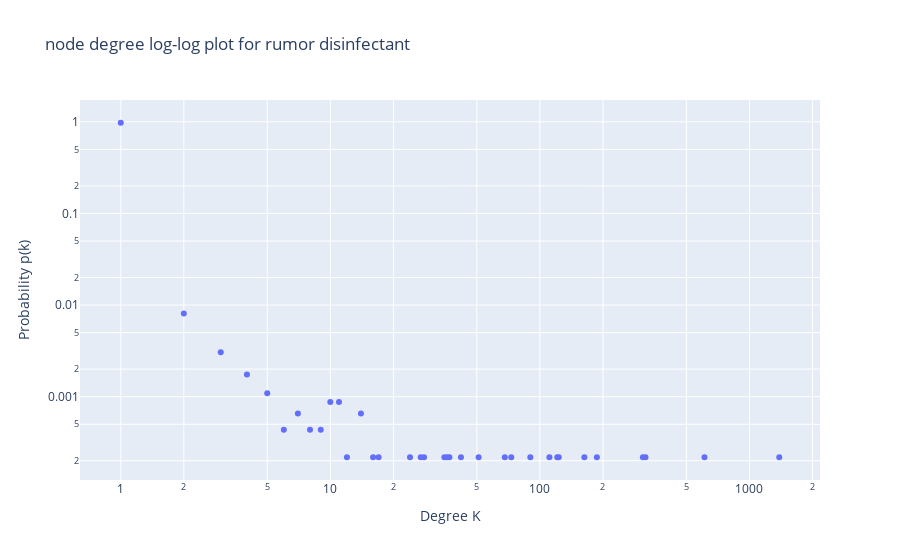

Write notebook code for a chart like this one.
### Code cell
fig = px.scatter(x=deg , y=cnt, log_x=True, log_y=True, labels={"x":"Degree K", "y":"Probability p(k)"}, title="node degree log-log plot for rumor disinfectant") 
fig.show()

### Figure 1 — Plotly figure (JSON) as saved in the notebook; plotly's stock layout.template omitted (floating-point values rounded to 4 significant figures)
{"data": [{"hoverlabel": {"namelength": 0}, "hovertemplate": "Degree K=%{x}<br>Probability p(k)=%{y}", "legendgroup": "", "marker": {"color": "#636efa", "symbol": "circle"}, "mode": "markers", "name": "", "showlegend": false, "type": "scatter", "x": [1387, 610, 319, 310, 187, 163, 123, 121, 111, 90, 73, 68, 51, 42, 37, 36, 35, 28, 27, 24, 17, 16, 14, 12, 11, 10, 9, 8, 7, 6, 5, 4, 3, 2, 1], "xaxis": "x", "y": [0.0002184, 0.0002184, 0.0002184, 0.0002184, 0.0002184, 0.0002184, 0.0002184, 0.0002184, 0.0002184, 0.0002184, 0.0002184, 0.0002184, 0.0002184, 0.0002184, 0.0002184, 0.0002184, 0.0002184, 0.0002184, 0.0002184, 0.0002184, 0.0002184, 0.0002184, 0.0006553, 0.0002184, 0.0008737, 0.0008737, 0.0004369, 0.0004369, 0.0006553, 0.0004369, 0.001092, 0.001747, 0.003058, 0.008082, 0.9766], "yaxis": "y"}], "layout": {"legend": {"tracegroupgap": 0}, "title": {"text": "node degree log-log plot for rumor disinfectant"}, "xaxis": {"anchor": "y", "domain": [0, 1], "title": {"text": "Degree K"}, "type": "log"}, "yaxis": {"anchor": "x", "domain": [0, 1], "title": {"text": "Probability p(k)"}, "type": "log"}}}
